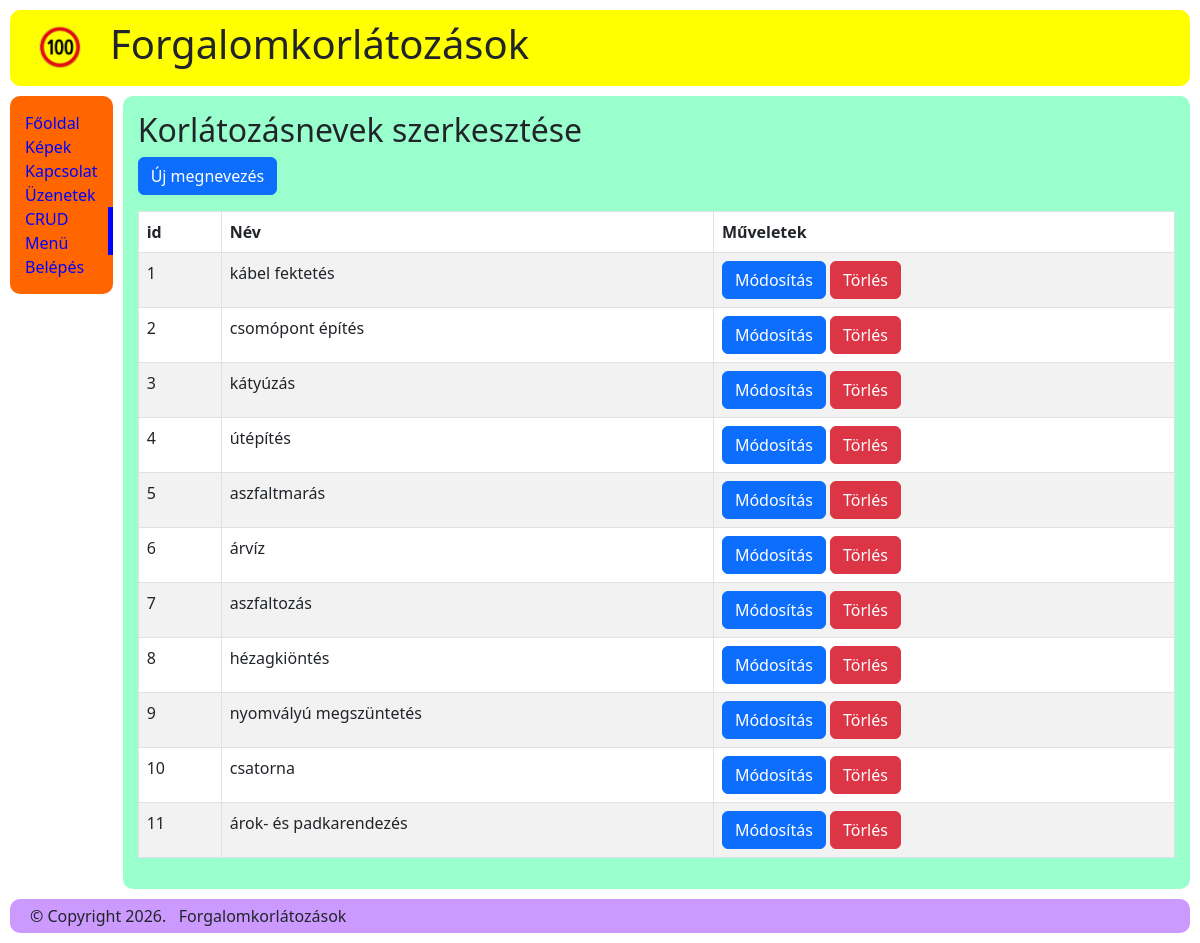
Screenshot of /crud_main with the database file from the repository.
### tables this page shows
CREATE TABLE megnevezes (
                            id INT AUTO_INCREMENT PRIMARY KEY,
                            nev VARCHAR(50) NOT NULL
);

### index.php (called while the page is built)
<?php
	include('./includes/config.inc.php');
	$oldal = $_SERVER['QUERY_STRING'];
	if ($oldal!="") {
		if (isset($oldalak[$oldal]) && file_exists("./templates/pages/{$oldalak[$oldal]['fajl']}.tpl.php")) {
			$keres = $oldalak[$oldal];
		}
		else {
			$keres = $hiba_oldal;
			header("HTTP/1.0 404 Not Found");
		}
	}
	else $keres = $oldalak['/'];
	include('./templates/index.tpl.php');
?>

### includes/config.inc.php (called while the page is built, shortened)
<?php
$fejlec = array(
    'kepforras' => 'logo.png',
    'kepalt' => 'logo',
	'cim' => 'Forgalomkorlátozások',
	'motto' => ''
);
$lablec = array(
    'copyright' => 'Copyright '.date("Y").'.',
    'ceg' => 'Forgalomkorlátozások'
);
$oldalak = array(
	'/' => array('fajl' => 'cimlap', 'szoveg' => 'Főoldal', 'menun' => array(1,1)),
	'kepek' => array('fajl' => 'kepek', 'szoveg' => 'Képek', 'menun' => array(1,1)),
	'kapcsolat' => array('fajl' => 'kapcsolat', 'szoveg' => 'Kapcsolat', 'menun' => array(1,1)),
	'uzenetek' => array('fajl' => 'uzenetek', 'szoveg' => 'Üzenetek', 'menun' => array(1,1)),
    'crud_main' => array('fajl' => 'crud_main', 'szoveg' => 'CRUD Menü', 'menun' => array(1,1)),
    'uj_megnevezes' => array('fajl' => 'uj_megnevezes', 'szoveg' => '', 'menun' => array(0,0)),
    'edit' => array('fajl' => 'edit_megnevezes', 'szoveg' => '', 'menun' => array(0,0)),
    'delete' => array('fajl' => 'delete', 'szoveg' => '', 'menun' => array(0,0)),
    'belepes' => array('fajl' => 'belepes', 'szoveg' => 'Belépés', 'menun' => array(1,0)),
    'kilepes' => array('fajl' => 'kilepes', 'szoveg' => 'Kilépés', 'menun' => array(0,1)),
    'belep' => array('fajl' => 'belep', 'szoveg' => '', 'menun' => array(0,0)),
    'regisztral' => array('fajl' => 'regisztral', 'szoveg' => '', 'menun' => array(0,0))
);
?>

### logicals/crud_main.php (called while the page is built)
<?php
include_once __DIR__ . '/../includes/db_connect.php';
$stmt = $connect->prepare('SELECT * FROM megnevezes Order by id');
$stmt->execute();
$lista = $stmt->fetchAll(PDO::FETCH_ASSOC);
?>

### templates/pages/crud_main.tpl.php (the view, shortened to what this page needs)
<h2>Korlátozásnevek szerkesztése</h2>
<a href="uj_megnevezes" class="btn btn-primary mb-3">Új megnevezés</a>
<table class="table table-bordered table-striped table-hover bg-white">
    <thead>
    <tr>
        <th>id</th>
        <th>Név</th>
        <th>Műveletek</th>
    </tr>
    </thead>
    <tbody>
    <?php foreach($lista as $data): ?>
        <tr>
            <td><?php echo $data['id']; ?></td>
            <td><?php echo $data['nev']; ?></td>
            <td>
                <form action="./edit" method="POST" class="d-inline">
                    <button type="submit" class="btn btn-primary">Módosítás</button>
                </form>
                <form action="./delete" method="POST" class="d-inline">
                    <button type="submit" class="btn btn-danger">Törlés</button>
                </form>
            </td>
        </tr>
    <?php endforeach; ?>
    </tbody>
</table>

### templates/index.tpl.php (shortened to what this page needs)
<?php if(file_exists('./logicals/'.$keres['fajl'].'.php')) { include("./logicals/{$keres['fajl']}.php"); } ?>
<!DOCTYPE html>
<html>
<head>
	<link rel="stylesheet" href="./styles/stilus.css" type="text/css">
    <link href="https://cdn.jsdelivr.net/npm/bootstrap@5.2.0/dist/css/bootstrap.min.css" rel="stylesheet">
</head>
<body>
	<header>
		<img src="./images/<?=$fejlec['kepforras']?>" alt="<?=$fejlec['kepalt']?>">
		<h1><?= $fejlec['cim'] ?></h1>
	</header>
    <div id="wrapper">
        <aside id="nav">
            <nav>
                <ul>
					<?php foreach ($oldalak as $url => $oldal) { ?>
						<?php if(! isset($_SESSION['login']) && $oldal['menun'][0] || isset($_SESSION['login']) && $oldal['menun'][1]) { ?>
							<li<?= (($oldal == $keres) ? ' class="active"' : '') ?>>
							<a href="<?= ($url == '/') ? '.' : $url ?>">
							<?= $oldal['szoveg'] ?></a>
							</li>
						<?php } ?>
					<?php } ?>
                </ul>
            </nav>
        </aside>
        <div id="content">
            <?php include("./templates/pages/{$keres['fajl']}.tpl.php"); ?>
        </div>
    </div>
    <footer>
        <?php if(isset($lablec['copyright'])) { ?>&copy;&nbsp;<?= $lablec['copyright'] ?> <?php } ?>
        <?php if(isset($lablec['ceg'])) { ?><?= $lablec['ceg']; ?><?php } ?>
    </footer>
</body>
</html>

### styles/stilus.css (style rules this page uses)
header { border-radius: 10px; background-color: yellow; padding: 10px; margin: 10px; }
header img { float: left; margin: 5px 10px 0px 0px; width: 80px; }
div#wrapper { margin: 10px; }
aside { display: table-cell; vertical-align: top; }
nav { margin: 0px 10px 0px 0px; top: 0px; border-radius: 10px; background-color: #FF6600; }
nav ul { list-style-type: none; margin: 0px; padding: 15px 0px; }
nav ul li { padding: 0px 15px;; }
nav ul li.active { border-right: 5px solid blue; }
nav ul a { text-decoration: none; color: blue; }
div#content { display: table-cell; width: 100%; border-radius: 10px; background-color: #99FFCC; padding: 15px; }
footer { border-radius: 10px; margin: 10px; padding: 5px 20px; background-color: #CC99FF; }

### rows the page displays
megnevezes: id "1", nev "kábel fektetés"
megnevezes: id "2", nev "csomópont építés"
megnevezes: id "3", nev "kátyúzás"
megnevezes: id "4", nev "útépítés"
megnevezes: id "5", nev "aszfaltmarás"
megnevezes: id "6", nev "árvíz"
megnevezes: id "7", nev "aszfaltozás"
megnevezes: id "8", nev "hézagkiöntés"
megnevezes: id "9", nev "nyomvályú megszüntetés"
megnevezes: id "10", nev "csatorna"
megnevezes: id "11", nev "árok- és padkarendezés"

### other values shown
$fejlec['cim'] "Forgalomkorlátozások"
$oldal['szoveg'] "Főoldal"
$oldal['szoveg'] "Képek"
$oldal['szoveg'] "Kapcsolat"
$oldal['szoveg'] "Üzenetek"
$oldal['szoveg'] "CRUD Menü"
$oldal['szoveg'] "Belépés"
$lablec['copyright'] "Copyright 2026."
$lablec['ceg'] "Forgalomkorlátozások"
